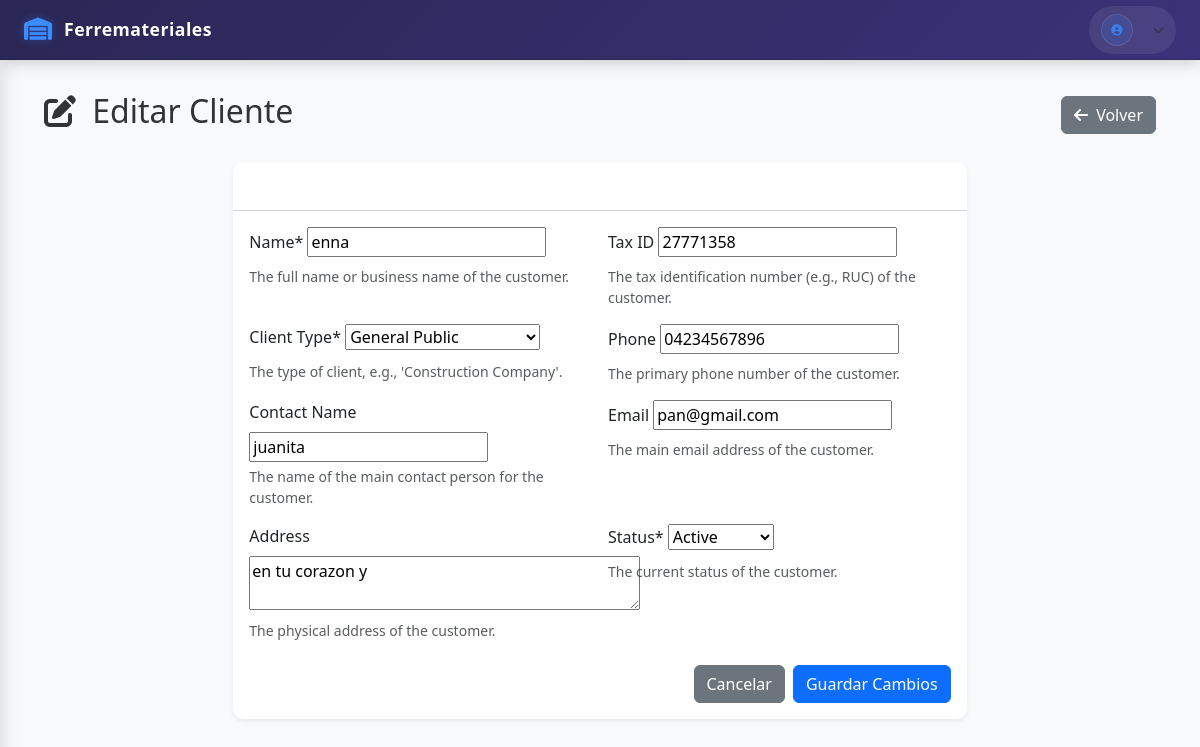
Page /clientes/clientes/1/editar/ on the earlier database version.
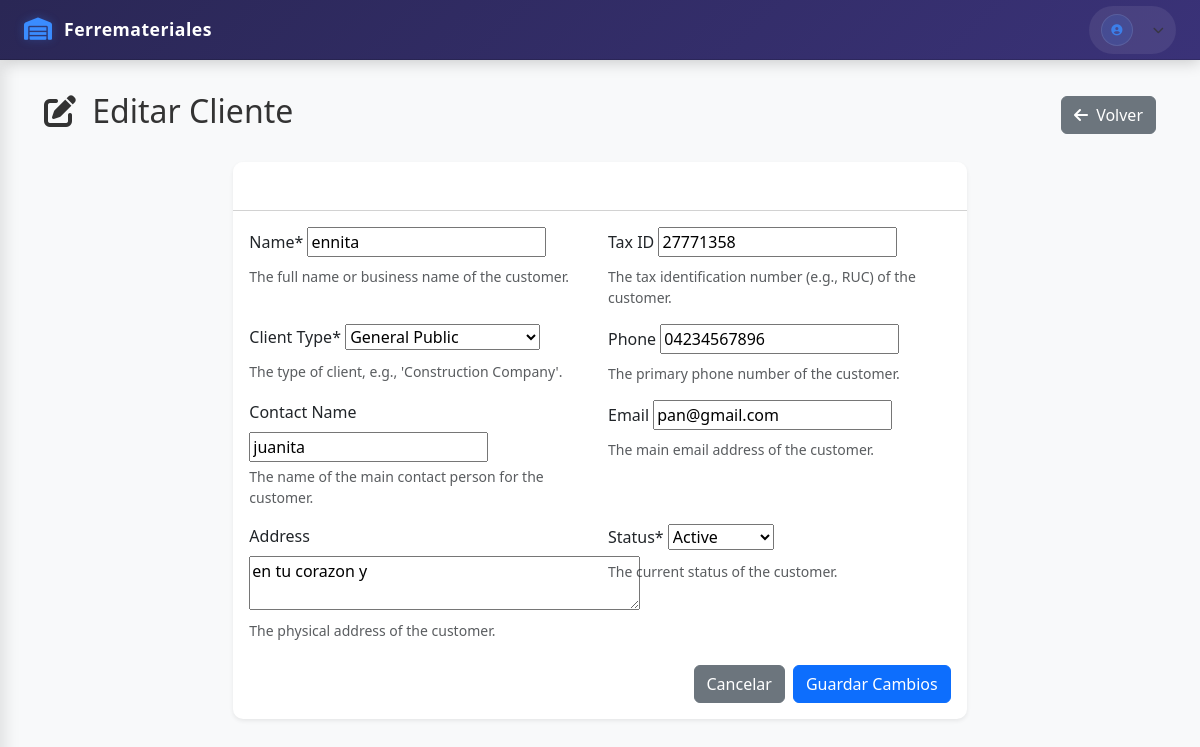
Same page on the later database version.
### apps/crm/models.py (models this page shows, shortened)
class Customer(models.Model):
    class ClientType(models.TextChoices):
        CONSTRUCTORA = 'construction_company', _('Construction Company')
        FERRETERIA = 'hardware_store', _('Hardware Store')
        PUBLICO_GENERAL = 'general_public', _('General Public')
        OTROS = 'other', _('Other')
    class Status(models.TextChoices):
        ACTIVO = 'active', _('Active')
        INACTIVO = 'inactive', _('Inactive')
        MOROSO = 'delinquent', _('Delinquent')
        NUEVO = 'new', _('New')
    name = models.CharField(
        _("Name"),
        max_length=255,
        help_text=_("The full name or business name of the customer."),
    )
    tax_id = models.CharField(
        _("Tax ID"),
        max_length=50,
        unique=True,
        blank=True,
        null=True,
        help_text=_("The tax identification number (e.g., RUC) of the customer."),
    )
    contact_name = models.CharField(
        _("Contact Name"),
        max_length=255,
        blank=True,
        null=True,
        help_text=_("The name of the main contact person for the customer."),
    )
    email = models.EmailField(
        _("Email"),
        unique=True,
        blank=True,
        null=True,
        help_text=_("The main email address of the customer."),
    )
    phone = models.CharField(
        _("Phone"),
        max_length=20,
        blank=True,
        null=True,
        help_text=_("The primary phone number of the customer."),
    )
    address = models.TextField(
        _("Address"),
        blank=True,
        null=True,
        help_text=_("The physical address of the customer."),
    )
    client_type = models.CharField(
        _("Client Type"),
        max_length=50,
        choices=ClientType.choices,
        default=ClientType.CONSTRUCTORA,
        help_text=_("The type of client, e.g., 'Construction Company'."),
    )
    status = models.CharField(
        _("Status"),
        max_length=50,
        choices=Status.choices,
        default=Status.ACTIVO,
        help_text=_("The current status of the customer."),
    )
    last_purchase = models.DateTimeField(
        _("Last Purchase"),
        blank=True,
        null=True,
        help_text=_("The date and time of the customer's last purchase."),
    )
    created_at = models.DateTimeField(
        _("Created At"),
        auto_now_add=True,
    )
    updated_at = models.DateTimeField(
        _("Updated At"),
        auto_now=True,
    )
    class Meta:
        db_table = "customers"
        verbose_name = _("Customer")
        verbose_name_plural = _("Customers")

### apps/crm/views.py (the view)
# urls.py: path('clientes/<int:cliente_id>/editar/', editar_cliente, name='editar_cliente'),
def editar_cliente(request, cliente_id):
    customer = get_object_or_404(Customer, pk=cliente_id)
    if request.method == 'POST':
        form = CustomerForm(request.POST, instance=customer)
        if form.is_valid():
            form.save()
            if request.GET.get('modal') == '1':
                return redirect('crm:clientes')
            return redirect('crm:ver_cliente', cliente_id=cliente_id)
    else:
        form = CustomerForm(instance=customer)
    if request.GET.get('modal') == '1':
        return render(request, 'crm/_editar_cliente.html', {'customer': customer, 'form': form})
    return render(request, 'crm/editar_cliente.html', {'customer': customer, 'form': form})

### apps/crm/forms.py
class CustomerForm(forms.ModelForm):
    class Meta:
        model = Customer
        fields = [
            'name',
            'tax_id',
            'client_type',
            'phone',
            'contact_name',
            'email',
            'address',
            'status',
        ]
        widgets = {
            'address': forms.Textarea(attrs={'rows': 2}),
        }

### templates/crm/editar_cliente.html (shortened to what this page needs)
{% extends "base.html" %}
{% block content %}
<div class="container-fluid">
    <div class="d-flex justify-content-between align-items-center mb-4">
        <h2><i class="fas fa-edit me-2"></i> Editar Cliente</h2>
        <a href="{% url 'crm:ver_cliente' cliente.id %}" class="btn btn-secondary">
            <i class="fas fa-arrow-left me-1"></i> Volver
        </a>
    </div>
    <div class="row justify-content-center">
        <div class="col-md-8">
            <div class="card shadow-sm">
                <div class="card-header bg-white">
                    <h5 class="mb-0">Editar Información del Cliente</h5>
                </div>
                <div class="card-body">
                    <form method="post" novalidate>
                        <div class="row g-3">
                            {% for field in form %}
                                <div class="col-md-6">
                                    <label for="{{ field.id_for_label }}" class="form-label">{{ field.label }}{% if field.field.required %}*{% endif %}</label>
                                    {{ field }}
                                    {% if field.help_text %}
                                        <div class="form-text">{{ field.help_text }}</div>
                                    {% endif %}
                                </div>
                            {% endfor %}
                        </div>
                        <div class="mt-4 d-flex justify-content-end">
                            <a href="{% url 'crm:ver_cliente' cliente.id %}" class="btn btn-secondary me-2">Cancelar</a>
                            <button type="submit" class="btn btn-primary">Guardar Cambios</button>
                        </div>
                    </form>
                </div>
            </div>
        </div>
    </div>
</div>
{% endblock %}

Differences in the rows shown:
changed Customer "General Public": name "enna" → "ennita"
